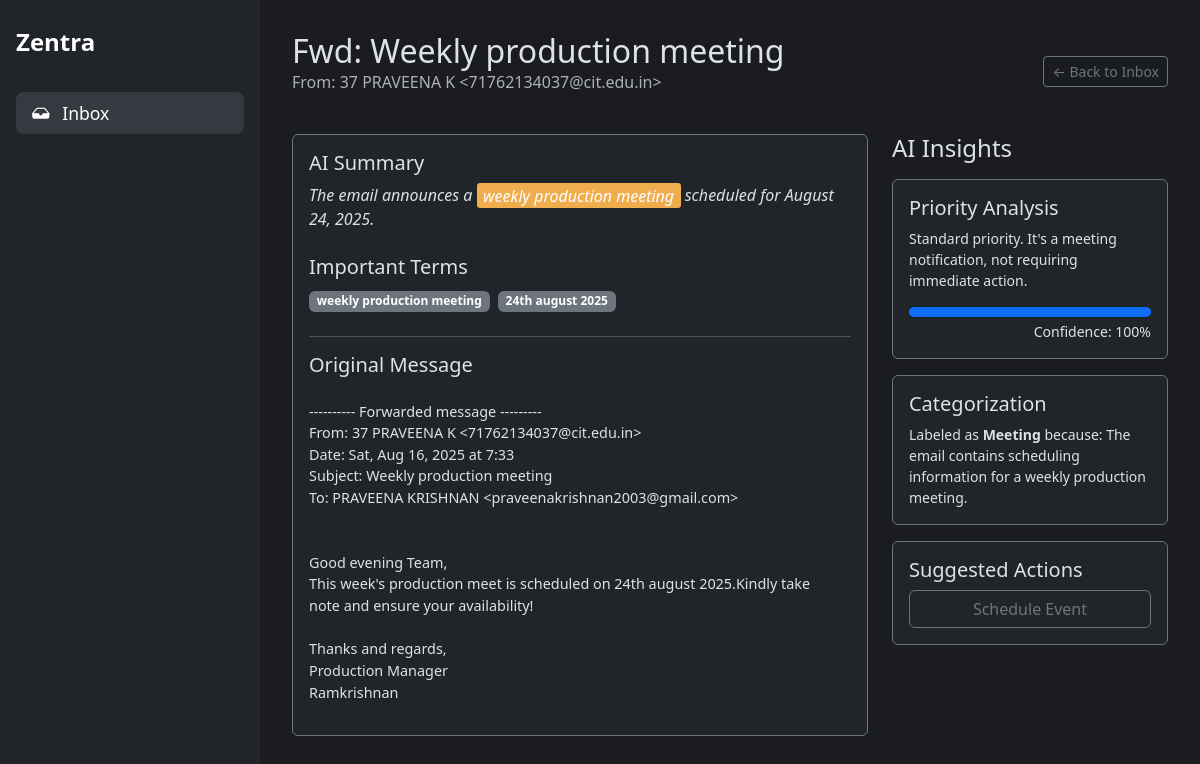
The app's page /classification/1, older data.
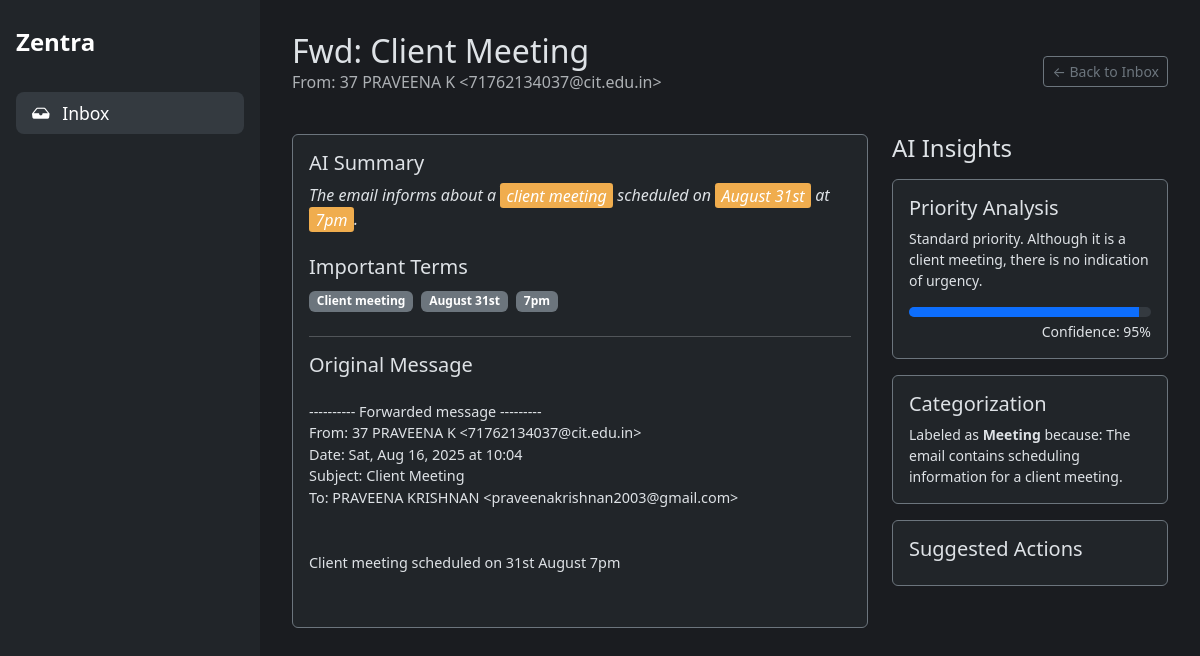
The same page, newer data.
### tables this page shows
CREATE TABLE classifications (
    id INTEGER PRIMARY KEY AUTOINCREMENT,
    gmail_message_id TEXT UNIQUE NOT NULL, -- NEW: Added unique message ID
    created_at TIMESTAMP NOT NULL DEFAULT CURRENT_TIMESTAMP,
    subject TEXT NOT NULL,
    sender TEXT NOT NULL,
    body TEXT,
    category TEXT,
    confidence REAL,
    priority_analysis TEXT,
    category_reason TEXT,
    summary TEXT,
    important_terms TEXT,
    response_draft TEXT
);

### Oauth.py (the view)
@app.route("/classification/<int:classification_id>")
def classification_detail_view(classification_id):
    classification = database.get_classification_by_id(classification_id)
    if not classification:
        return "Classification not found", 404
    suggestion = database.get_suggestion_by_classification_id(classification_id)
    summary = classification['summary']
    if classification['important_terms']:
        terms = [term.strip() for term in classification['important_terms'].split(',')]
        for term in terms:
            if term:
                summary = re.sub(f'({re.escape(term)})', r'<span class="highlight">\1</span>', summary, flags=re.IGNORECASE)
    return render_template(
        "detail.html",
        classification=classification,
        highlighted_summary=summary,
        suggestion=suggestion
    )

### database.py (called while the page is built)
def get_db_connection():
    conn = sqlite3.connect(DATABASE_FILE, timeout=10)
    conn.row_factory = sqlite3.Row
    return conn

def get_classification_by_id(classification_id):
    conn = get_db_connection()
    classification = conn.execute(
        'SELECT * FROM classifications WHERE id = ?', (classification_id,)
    ).fetchone()
    conn.close()
    return classification

def get_suggestion_by_classification_id(classification_id):
    conn = get_db_connection()
    suggestion = conn.execute(
        "SELECT * FROM suggested_events WHERE source_email_id = ? AND status = 'pending'",
        (classification_id,)
    ).fetchone()
    conn.close()
    return suggestion

### templates/detail.html (shortened to what this page needs)
{% extends "layout.html" %}
{% block content %}
<div class="mb-4 d-flex justify-content-between align-items-center">
  <div>
    <h1 class="h2 mb-0">{{ classification.subject }}</h1>
    <p class="text-muted">From: {{ classification.sender }}</p>
  </div>
  <a href="/recent_classified" class="btn btn-sm btn-outline-secondary">&larr; Back to Inbox</a>
</div>
<div class="row g-4">
  <div class="col-md-8">
    <div class="card bg-dark border-secondary h-100">
      <div class="card-body">
        <h5 class="card-title">AI Summary</h5>
        <p class="card-text fst-italic">
          {{ highlighted_summary | safe }}
        </p>
        {% if classification.important_terms %}
        <h5 class="card-title mt-4">Important Terms</h5>
        <div class="mb-4">
            {% for term in classification.important_terms.split(',') %}
                {% if term.strip() %}
                    <span class="badge bg-secondary me-1">{{ term.strip() }}</span>
                {% endif %}
            {% endfor %}
        </div>
        {% endif %}
        <hr>
        <h5 class="card-title mb-4">Original Message</h5>
        <pre style="white-space: pre-wrap; font-family: inherit; font-size: 0.9rem;">{{ classification.body }}</pre>
      </div>
    </div>
  </div>
  <div class="col-md-4">
    <h4 class="mb-3">AI Insights</h4>
    <div class="card bg-dark border-secondary mb-3">
      <div class="card-body">
        <h5 class="card-title">Priority Analysis</h5>
        <p class="card-text small">{{ classification.priority_analysis }}</p>
        <div class="progress" role="progressbar" style="height: 10px;">
          <div class="progress-bar" style="width: {{ (classification.confidence|float) * 100 }}%"></div>
        </div>
        <div class="text-end small mt-1">Confidence: {{ "%.0f"|format((classification.confidence|float) * 100) }}%</div>
      </div>
    </div>
    <div class="card bg-dark border-secondary mb-3">
      <div class="card-body">
        <h5 class="card-title">Categorization</h5>
        <p class="card-text small">Labeled as <strong>{{ classification.category }}</strong> because: {{ classification.category_reason }}</p>
      </div>
    </div>
    <div class="card bg-dark border-secondary">
      <div class="card-body">
        <h5 class="card-title">Suggested Actions</h5>
        <div class="d-grid gap-2">
          {% if suggestion %}
          <button id="scheduleBtn" class="btn btn-outline-secondary" type="button"
                  data-suggestion-id="{{ suggestion.id }}"
                  data-bs-toggle="modal" data-bs-target="#scheduleModal">
            Schedule Event
          </button>
          {% endif %}
        </div>
      </div>
    </div>
  </div>
</div>
{% endblock %}

### templates/layout.html (shortened to what this page needs)
<!doctype html>
<html lang="en" data-bs-theme="dark">
  <head>
    <link href="https://cdn.jsdelivr.net/npm/bootstrap@5.3.3/dist/css/bootstrap.min.css" rel="stylesheet">
    <link href="https://cdn.jsdelivr.net/npm/bootstrap-icons@1.11.3/font/bootstrap-icons.min.css" rel="stylesheet">
  </head>
  <body>
    <div class="sidebar d-flex flex-column">
      <div class="sidebar-header">Zentra</div>
      <ul class="nav flex-column">
        <li class="nav-item">
          <a class="nav-link active" href="/recent_classified"><i class="bi bi-inbox-fill me-2"></i> Inbox</a>
        </li>
      </ul>
    </div>
    <div class="main-content">
      {% block content %}{% endblock %}
    </div>
  </body>
</html>

### templates/layout.html (style rules this page uses)
body { display: flex; min-height: 100vh; background-color: #1a1c20; color: #dee2e6; }
.sidebar { width: 260px; flex-shrink: 0; background-color: #212529; padding: 1.5rem 1rem; }
.main-content { flex-grow: 1; padding: 2rem; overflow-y: auto; }
.nav-link { color: #adb5bd; font-size: 1.1rem; margin-bottom: 0.5rem; }
.nav-link.active, .nav-link:hover { color: #fff; background-color: #343a40; border-radius: 0.5rem; }
.sidebar-header { font-size: 1.5rem; font-weight: bold; color: #fff; margin-bottom: 2rem; }
.highlight { background-color: #f0ad4e; color: #fff; padding: 0.1em 0.4em; border-radius: 0.2rem; font-weight: 500; }

### templates/detail.html (style rules this page uses)
.highlight { background-color: #f0ad4e; color: #fff; padding: 0.1em 0.4em; border-radius: 0.2rem; font-weight: 500; }

Row changes from the older to the newer data that the page shows:
changed classifications "37 PRAVEENA K <71762134037@cit.edu.in>": subject "Fwd: Weekly production meeting" → "Fwd: Client Meeting"; body "…Aug 16, 2025 at 7:33 Subject: Weekly production meeting To: PRAVEENA KRISHNAN <praveenakrishnan2003@gmail.com> Good evening Team, This week's production meet is scheduled on 24th august 2025.Kindly take note and ensure your availability! Thanks and regards, Production Manager Ramkrishnan" → "…Aug 16, 2025 at 10:04 Subject: Client Meeting To: PRAVEENA KRISHNAN <praveenakrishnan2003@gmail.com> Client meeting scheduled on 31st August 7pm"; priority_analysis "Standard priority. It's a meeting notification, not requiring immediate action." → "Standard priority. Although it is a client meeting, there is no indication of urgency."; confidence 1 → 0.95 (drawn); (classification.confidence|float)*100 "100" → "95"; category_reason "The email contains scheduling information for a weekly production meeting." → "The email contains scheduling information for a client meeting."
Text that changed along with them:
{{ highlighted_summary | safe }}: "The email announces a weekly production meeting scheduled for August 24, 2025." → "The email informs about a client meeting scheduled on August 31st at 7pm ."
new list line: "Client meeting"
new list line: "August 31st"
new list line: "7pm"
list line gone: "weekly production meeting"
list line gone: "24th august 2025"
text no longer shown: "Schedule Event"
